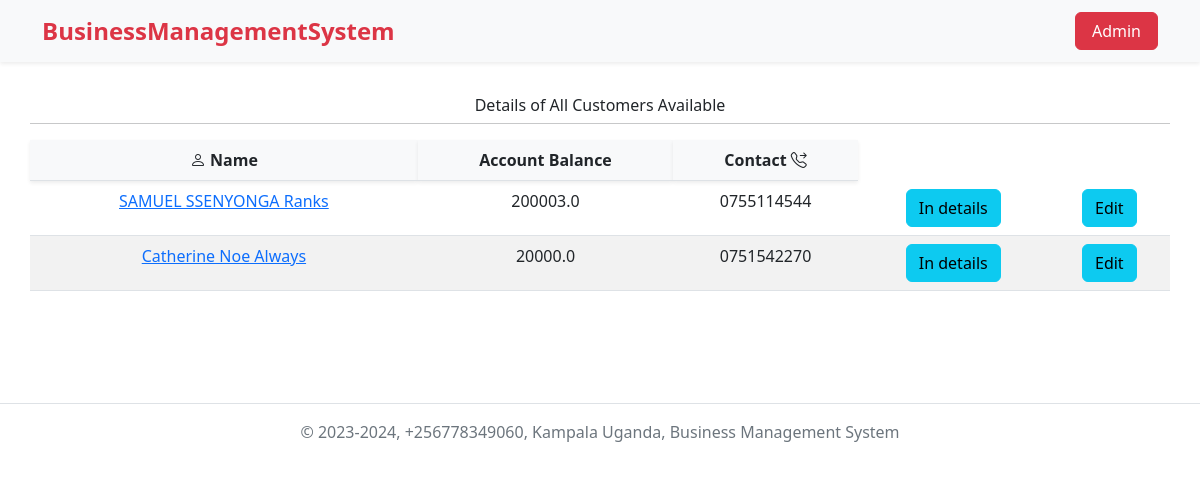
Screenshot of /view-customer/ with the database file from the repository.
### sep/models.py (models this page shows, shortened)
class Customer(models.Model):
    name = models.CharField(max_length=100, null=True)
    accountBalance = models.FloatField()
    telnumber = models.CharField(max_length=100, null=True)
    email = models.EmailField(max_length=254, null=True)
    address = models.CharField(max_length=50, null=True)

### sep/views.py (the view)
# urls.py: path('view-customer/', views.viewCustomers, name='view-customer'),
def viewCustomers(request):
    customers = Customer.objects.all()
    context = {
        'customers': customers,
    }
    return render(request, 'seps_temp/allcustomers.html', context)

### templates/seps_temp/allcustomers.html
{% extends "partials/navbar.html" %}
{% block content %}
<div class="container py-5">
    <div class="row py-5">
        <h6 class="text-center">Details of All Customers Available</h6>
        <hr>
        <table class=" table table-striped text-center">
            <tr>
                <th class="bg-light shadow-sm"><i class="bi bi-person"></i> Name</th>
                <th class="bg-light shadow-sm">Account Balance</th>
                <th class="bg-light shadow-sm">Contact <i class="bi bi-telephone-forward"></i></th>
            </tr>
            {% for customer in customers %}
            <tr>
                <td><a href="" class="">{{customer.name}}</a></td>
                <td>{{customer.accountBalance}}</td>
                <td>{{customer.telnumber}}</td>
                <td><a href="" class="btn btn-info">In details</a></td>
                <td><a href="{% url 'update-customer' customer.id %}" class="btn btn-info">Edit</a></td>
            </tr>
            {% endfor %}
        </table>
    </div>
</div>
{% include "partials/footer.html" %}
{% endblock %}

### rows the page displays
Customer: name "SAMUEL SSENYONGA Ranks", accountBalance "200003.0", telnumber "0755114544"
Customer: name "Catherine Noe Always", accountBalance "20000.0", telnumber "0751542270"
